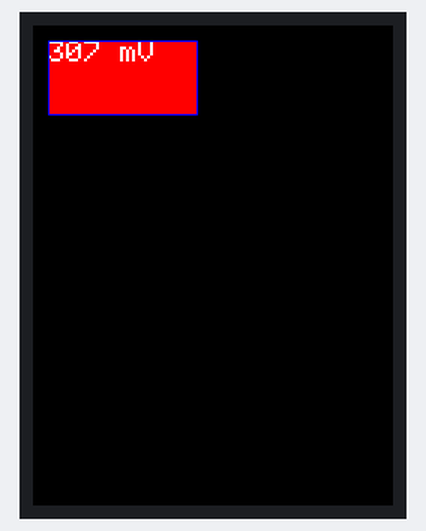
Bench run of a sketch on a simulated Arduino Uno, built with avr-gcc and run on an emulated ATmega328P. Parts: 240×320 colour display. Random numbers use the default seed unless the sketch sets one.

Above: at 0.3 s.
At 4.3 s:
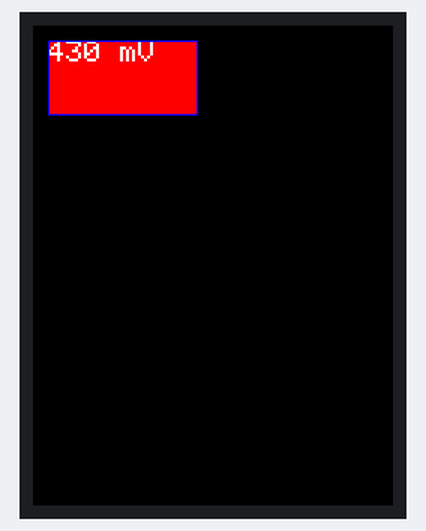
At 9.7 s:
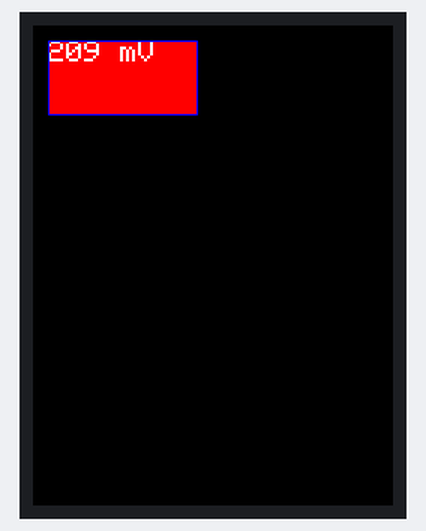
At 19.3 s:
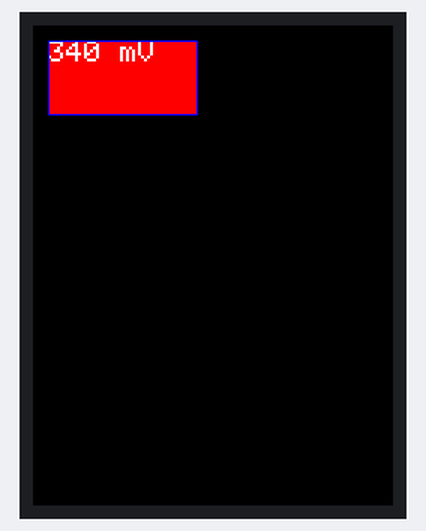
At 28.8 s:
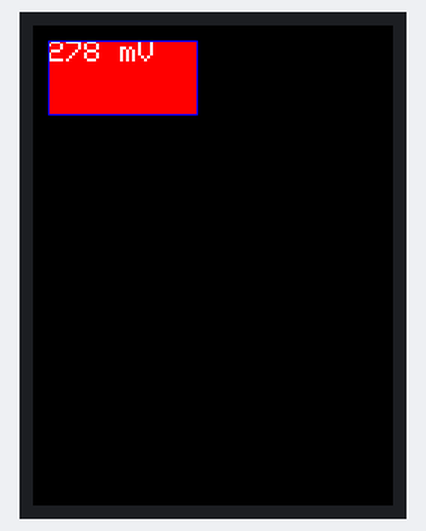
At 38.4 s:
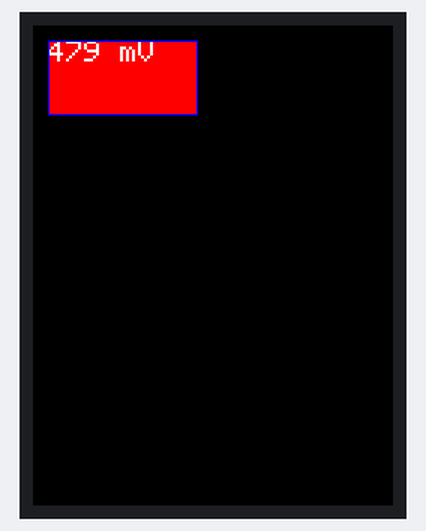

The sketch:

core_example.ino
```cpp
#include <Adafruit_GFX.h>
#include <Adafruit_ILI9341.h>  // Example: For TFT display
#include <SPI.h>

// Define global constants for the display
#define TFT_CS     15
#define TFT_RST    4
#define TFT_DC     2
Adafruit_ILI9341 tft = Adafruit_ILI9341(TFT_CS, TFT_DC, TFT_RST);

// Define color scheme (single global scheme)
const uint16_t COLOR_BG = ILI9341_BLACK;
const uint16_t COLOR_TEXT = ILI9341_WHITE;
const uint16_t COLOR_FRAME = ILI9341_BLUE;

// Callback function types for widgets
typedef void (*ProcessCallback)(void *);
typedef void (*DisplayCallback)(void *);

// Define the Widget structure
struct Widget {
  int16_t x, y, width, height;  // Position and size
  ProcessCallback processCb;    // Process callback (logic)
  DisplayCallback displayCb;    // Display callback (rendering)
  uint16_t processFrequency;    // Frequency for process update
  uint32_t lastProcessTime;     // Last time process callback ran
  bool hasFrame;                // Whether to draw a frame
  bool hasBackground;           // Whether to fill a background
  uint16_t bgColor;             // Background color
};

// Example of process and display callback for a widget (e.g., voltage display)
void processVoltage(void *data) {
  // Simulate dynamic voltage reading (replace with actual logic)
  int *voltage = (int *)data;
  *voltage = random(0, 500);  // Simulating 0-5V in mV
}

void displayVoltage(void *data) {
  int *voltage = (int *)data;
  char voltageStr[10];
  sprintf(voltageStr, "%d mV", *voltage);

  tft.setCursor(10, 10);
  tft.setTextColor(COLOR_TEXT);
  tft.setTextSize(2);
  tft.print(voltageStr);
}

// Define widgets statically
int voltageData = 0;  // Example dynamic data for voltage
Widget voltageWidget = {
  10, 10, 100, 50, processVoltage, displayVoltage, 1000, 0, true, true, ILI9341_RED
};

// Multiple widget sets (layouts)
Widget *layout1[] = { &voltageWidget };

// Current layout pointer
Widget **currentLayout = layout1;
int currentLayoutSize = sizeof(layout1) / sizeof(layout1[0]);

void setup() {
  tft.begin();
  tft.fillScreen(COLOR_BG);

  // Set initial data
  voltageWidget.processCb(&voltageData);
}

void loop() {
  uint32_t currentTime = millis();

  // Iterate over current layout's widgets
  for (int i = 0; i < currentLayoutSize; i++) {
    Widget *widget = currentLayout[i];

    // Process logic based on frequency
    if (currentTime - widget->lastProcessTime >= widget->processFrequency) {
      widget->processCb(&voltageData);
      widget->lastProcessTime = currentTime;
    }

    // Draw the widget's background if enabled
    if (widget->hasBackground) {
      tft.fillRect(widget->x, widget->y, widget->width, widget->height, widget->bgColor);
    }

    // Call the display callback to render the widget
    widget->displayCb(&voltageData);

    // Draw a frame around the widget if enabled
    if (widget->hasFrame) {
      tft.drawRect(widget->x, widget->y, widget->width, widget->height, COLOR_FRAME);
    }
  }

  // Delay to allow for smooth updates (adjust as needed)
  delay(100);
}

// Function to switch layouts (can be called dynamically)
void switchLayout(Widget **newLayout, int newSize) {
  currentLayout = newLayout;
  currentLayoutSize = newSize;
  tft.fillScreen(COLOR_BG);  // Clear the screen when switching layouts
}
```

Measured:
- what the display in image 1 shows lasts 1.0 s, from 4.3 s to 5.3 s
